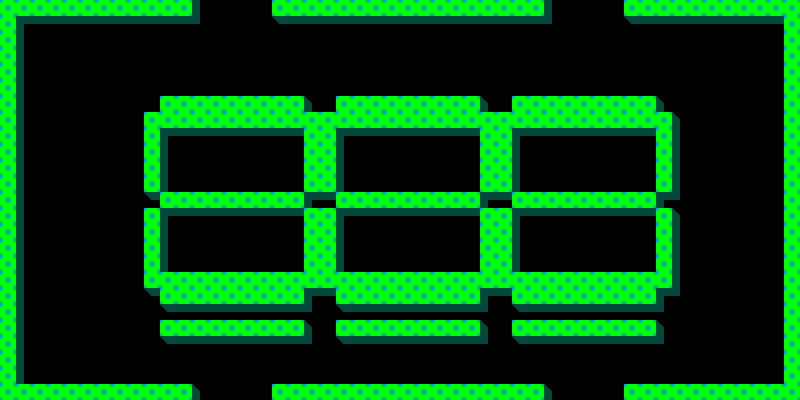

Tiled map render using the project's own tile images. Description and the map definition, with tile-layer contents summarised, below:
An orthogonal 50x25 tile map with 16x16 px tiles, 1 tile layer (ground), 1 hidden layer not drawn, 2 tilesets and 13 objects (6x MBER, BOOST_MEAT, left, right).

<map version="1.10" tiledversion="1.10.0" orientation="orthogonal" renderorder="right-down" width="50" height="25" tilewidth="16" tileheight="16" infinite="0" nextlayerid="6" nextobjectid="14">
 <properties>
  <property name="automaticAirMode" value="4" />
  <property name="bossBoost" value="" />
  <property name="bossLevel" value="f" />
  <property name="guidedAir" value="true" />
  <property name="specialAir" value="AIR_TORNADO" />
 </properties>
 <tileset firstgid="1" name="tiles" tilewidth="16" tileheight="16" tilecount="256" columns="16">
  <image source="tiles.png" width="256" height="256" />
  <tile id="0">
   <properties>
    <property name="type" value="TOP" />
   </properties>
  </tile>
  <tile id="1">
   <properties>
    <property name="type" value="TOPL" />
   </properties>
  </tile>
  <tile id="2">
   <properties>
    <property name="type" value="TOPR" />
   </properties>
  </tile>
  <tile id="3">
   <properties>
    <property name="type" value="TOPRL" />
   </properties>
  </tile>
  <tile id="4">
   <properties>
    <property name="type" value="LEFT" />
   </properties>
  </tile>
  <tile id="5">
   <properties>
    <property name="type" value="RIGHT" />
   </properties>
  </tile>
  <tile id="6">
   <properties>
    <property name="type" value="RL" />
   </properties>
  </tile>
  <tile id="10">
   <properties>
    <property name="type" value="LEFT" />
   </properties>
  </tile>
  <tile id="15">
   <properties>
    <property name="type" value="RIGHT" />
   </properties>
  </tile>
  <tile id="20">
   <properties>
    <property name="type" value="TOP" />
   </properties>
  </tile>
  <tile id="21">
   <properties>
    <property name="type" value="LEFT" />
   </properties>
  </tile>
  <tile id="22">
   <properties>
    <property name="type" value="RIGHT" />
   </properties>
  </tile>
  <tile id="38">
   <properties>
    <property name="type" value="TOP" />
   </properties>
  </tile>
 </tileset>
 <tileset firstgid="257" name="entities" tilewidth="32" tileheight="32" tilecount="64" columns="8">
  <image source="entities.png" width="256" height="256" />
 </tileset>
 <layer id="1" name="ground" width="50" height="25">
  <data>[1250 cells, 576 non-empty, 7 distinct tile ids]</data>
 </layer>
 <layer id="2" name="collision" width="50" height="25" visible="0">
  <data>[1250 cells, 250 non-empty, 8 distinct tile ids]</data>
 </layer>
 <objectgroup id="3" name="enemies">
  <object id="1" name="MBER" gid="262" x="176" y="160" width="32" height="32" />
  <object id="2" name="MBER" gid="262" x="368" y="160" width="32" height="32" />
  <object id="3" name="MBER" gid="262" x="544" y="160" width="32" height="32" />
  <object id="4" name="MBER" gid="262" x="544" y="240" width="32" height="32" />
  <object id="5" name="MBER" gid="262" x="368" y="240" width="32" height="32" />
  <object id="6" name="MBER" gid="262" x="176" y="240" width="32" height="32" />
 </objectgroup>
 <objectgroup id="4" name="meals">
  <object id="7" name="BOOST_MEAT" gid="275" x="448" y="96" width="32" height="32" />
  <object id="8" gid="285" x="416" y="192" width="32" height="32" />
  <object id="9" gid="285" x="192" y="96" width="32" height="32" />
  <object id="10" gid="285" x="256" y="272" width="32" height="32" />
  <object id="11" gid="285" x="592" y="272" width="32" height="32" />
 </objectgroup>
 <objectgroup id="5" name="path">
  <object id="12" name="left" x="253" y="417">
   <polyline points="-4,-9 -4,-65 -189,-65 -189,-369 -5,-369 -6,-450" />
  </object>
  <object id="13" name="right" x="553" y="413">
   <polyline points="0,21 -1,-61 183,-61 183,-365 1,-365 0,-437" />
  </object>
 </objectgroup>
</map>
